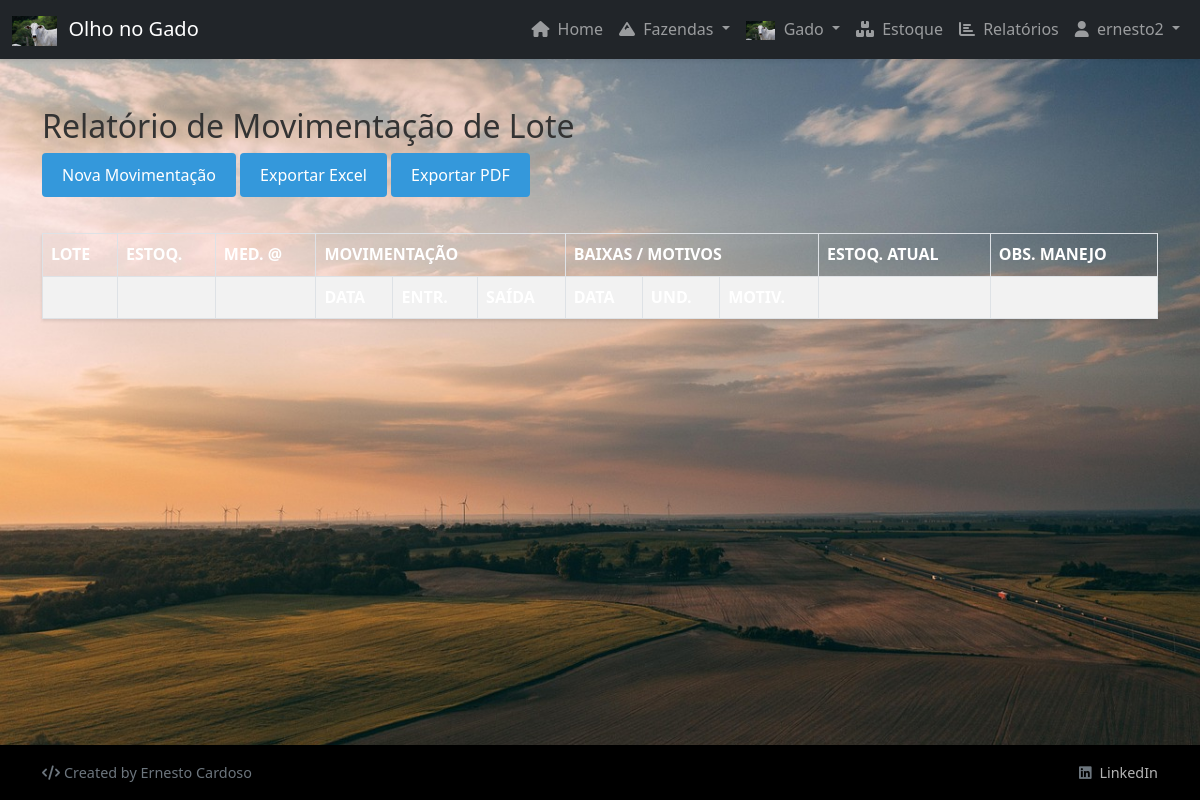
The page /estoque/relatorio-movimentacao-lote/ (signed in) on the database as committed earlier.
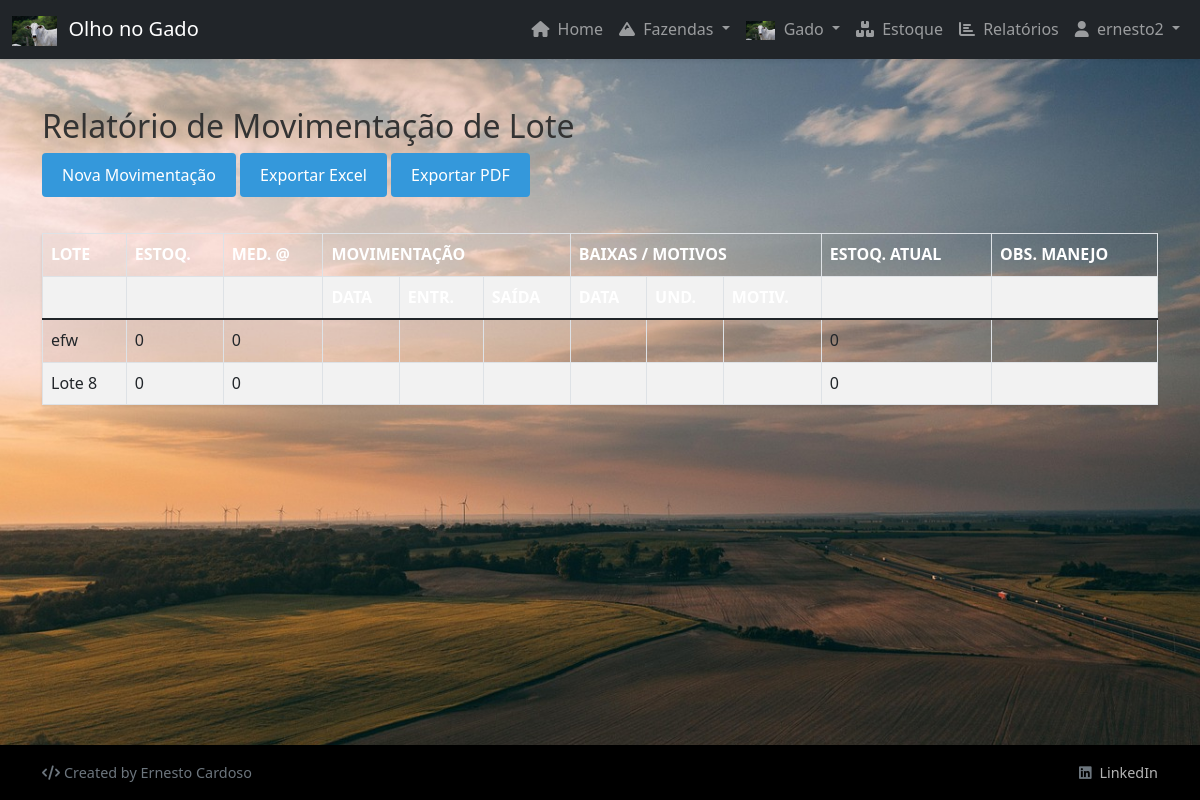
The same page on the database as committed later.
### fazendascdst/models.py (models this page shows, shortened)
class Lote(models.Model):
    user = models.ForeignKey(User, on_delete=models.CASCADE, null=True, blank=True)
    nome = models.CharField("Nome do Lote", max_length=100)
    fazenda = models.ForeignKey(Fazenda, on_delete=models.CASCADE, related_name='lotes')
    capacidade_maxima = models.IntegerField("Capacidade Máxima de Animais", null=True, blank=True)
    data_de_cadastro = models.DateField(auto_now_add=True)
    is_active = models.BooleanField(default=True)
    objects = ActiveManager()
    all_objects = AllManager()
    class Meta:
        verbose_name = "Lote"
        verbose_name_plural = "Lotes"
        unique_together = ['nome', 'fazenda']

### estoque/views.py (the view, shortened to what this page needs)
# urls.py: path('relatorio-movimentacao-lote/', views.relatorio_movimentacao_lote, name='relatorio_movimentacao_lote'),
@login_required
def relatorio_movimentacao_lote(request):
    lotes = Lote.objects.filter(user=request.user)
    relatorio = []
    for lote in lotes:
        movs = MovimentacaoLote.objects.filter(lote=lote, user=request.user).order_by('data')
        estoque_inicial = 0
        estoque_atual = 0
        total_peso = 0
        total_animais = 0
        obs_manejo = ''
        media_peso = (total_peso / total_animais) if total_animais > 0 else 0
        relatorio.append({
            'lote': lote,
            'estoque_inicial': 0,  # Pode ser ajustado para considerar um período
            'estoque_atual': estoque_atual,
            'media_peso': round(media_peso, 2),
            'movimentacoes': movs,
            'obs_manejo': obs_manejo,
        })
    return render(request, 'estoque/relatorio_movimentacao_lote.html', {'relatorio': relatorio})

### fazendascdst/models.py (called while the page is built)
    def get_queryset(self):
        return super().get_queryset().filter(is_active=True)

### templates/estoque/relatorio_movimentacao_lote.html (shortened to what this page needs)
{% extends 'base.html' %}
{% block content %}
<div class="container mt-4">
    <h2>Relatório de Movimentação de Lote</h2>
    <a href="{% url 'movimentacao_lote' %}" class="btn btn-primary mb-3">Nova Movimentação</a>
    <a href="{% url 'exportar_excel_relatorio_movimentacao_lote' %}" class="btn btn-success mb-3">Exportar Excel</a>
    <a href="{% url 'exportar_pdf_relatorio_movimentacao_lote' %}" class="btn btn-danger mb-3">Exportar PDF</a>
    <table class="table table-bordered table-striped">
        <thead>
            <tr>
                <th>LOTE</th>
                <th>ESTOQ.</th>
                <th>MED. @</th>
                <th colspan="3">MOVIMENTAÇÃO</th>
                <th colspan="3">BAIXAS / MOTIVOS</th>
                <th>ESTOQ. ATUAL</th>
                <th>OBS. MANEJO</th>
            </tr>
            <tr>
                <th></th>
                <th></th>
                <th></th>
                <th>DATA</th>
                <th>ENTR.</th>
                <th>SAÍDA</th>
                <th>DATA</th>
                <th>UND.</th>
                <th>MOTIV.</th>
                <th></th>
                <th></th>
            </tr>
        </thead>
        <tbody>
            {% for item in relatorio %}
            <tr>
                <td>{{ item.lote.nome }}</td>
                <td>{{ item.estoque_inicial }}</td>
                <td>{{ item.media_peso }}</td>
                <td>
                </td>
                <td>
                </td>
                <td>
                </td>
                <td>
                </td>
                <td>
                </td>
                <td>
                </td>
                <td>{{ item.estoque_atual }}</td>
                <td>{{ item.obs_manejo }}</td>
            </tr>
            {% endfor %}
        </tbody>
    </table>
</div>
{% endblock %}

Rows that differ between the two databases and show on the page:
added Lote: lote.nome "efw", estoque_inicial "0", media_peso "0", estoque_atual "0"
added Lote: lote.nome "Lote 8", estoque_inicial "0", media_peso "0", estoque_atual "0"
